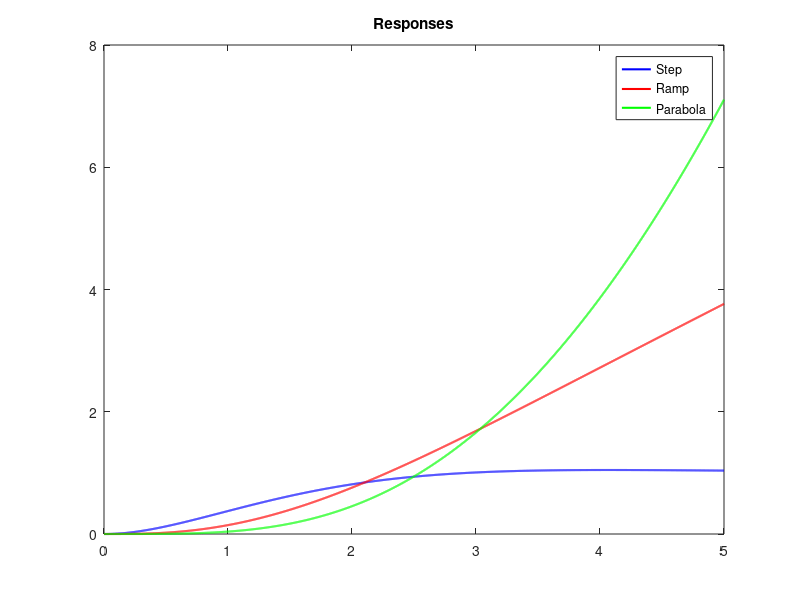

This chart was generated by the following MATLAB code: (Note: this script raises an error after producing the figure.)
close all

% Define Laplace variable 's'
s = tf('s'); % Create a transfer function variable

% Lead Compensator Design
Kc = 6.7; % Compensator gain (to reduce overshoot decrease this but it'll increase the error)

z1 = .015;  % Lead zero    // rise and settling time
p1 = 1.8; % Lead pole (to reduce overshoot increase this)

omega = 88; % wn
Gc = Kc * ((s + z1) / (s + p1)); % Lead-Lag Compensator
G = tf(0.21 * omega^2, [1 omega omega^2 0 0]); % System transfer function
sys_cl = feedback(G * Gc, 1); % Closed-loop system with compensator

% Step, Ramp, and Parabolic Responses
time = 0:0.001:5; % Finer time resolution for accuracy
stepResponse = step(sys_cl, time);
rampResponse = lsim(sys_cl, time, time); % Ramp input
parabolicResponse = lsim(sys_cl, 0.5 * time.^2, time); % Parabolic input

% Plot Responses
figure;
plot(time, stepResponse, 'b', 'LineWidth', 1.5);
title('Step Response'); hold on;
plot(time, rampResponse, 'r', 'LineWidth', 1.5);
title('Ramp Response'); hold on;
plot(time, parabolicResponse, 'g', 'LineWidth', 1.5);
title('Responses');legend('Parabola'); legend('Step', 'Ramp', 'Parabola');

%%

% checking the stability of the system
pole(G)
pole(sys_cl)

%%

% info such as settling time, overshoot, etc..
info = stepinfo(sys_cl, 'RiseTimeLimits', [0 1], 'SettlingTimeThreshold', 0.05);
disp(info);

% Check Steady-State Error for Step Input
steady_state_error = abs(1 - stepResponse(end)); % Steady-state error
disp(['Steady-State Error for the step: ', num2str(steady_state_error)]);

steady_state_error_ramp = abs(1 - rampResponse(end)); % Steady-state error
disp(['Steady-State Error for the ramp: ', num2str(steady_state_error_ramp)]);

steady_state_error_parabola = abs(1 - parabolicResponse(end)); % Steady-state error
disp(['Steady-State Error for the parabola: ', num2str(steady_state_error_parabola)]);

%%

figure;
rlocus(sys_cl);
title('Root Locus with Lead-Lag Compensator');

%%

figure;
margin(sys_cl);
title('Bode Plot with Lead-Lag Compensator');